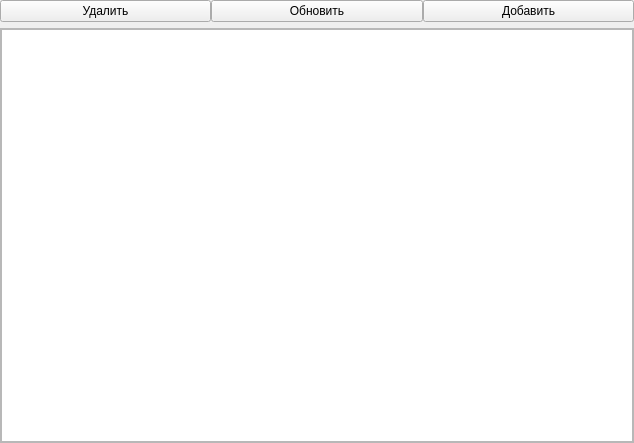
<?xml version="1.0" encoding="UTF-8"?>
<ui version="4.0">
 <class>Form</class>
 <widget class="QWidget" name="Form">
  <property name="geometry">
   <rect>
    <x>0</x>
    <y>0</y>
    <width>634</width>
    <height>443</height>
   </rect>
  </property>
  <property name="windowTitle">
   <string>Form</string>
  </property>
  <layout class="QGridLayout" name="gridLayout">
   <property name="leftMargin">
    <number>0</number>
   </property>
   <property name="topMargin">
    <number>0</number>
   </property>
   <property name="rightMargin">
    <number>0</number>
   </property>
   <property name="bottomMargin">
    <number>0</number>
   </property>
   <property name="horizontalSpacing">
    <number>0</number>
   </property>
   <item row="0" column="0">
    <layout class="QHBoxLayout" name="horizontalLayout">
     <item>
      <widget class="QPushButton" name="pushButton_3">
       <property name="text">
        <string>Удалить</string>
       </property>
      </widget>
     </item>
     <item>
      <widget class="QPushButton" name="pushButton_2">
       <property name="text">
        <string>Обновить</string>
       </property>
      </widget>
     </item>
     <item>
      <widget class="QPushButton" name="pushButton">
       <property name="text">
        <string>Добавить</string>
       </property>
      </widget>
     </item>
    </layout>
   </item>
   <item row="1" column="0">
    <widget class="QScrollArea" name="scrollArea">
     <property name="widgetResizable">
      <bool>true</bool>
     </property>
     <widget class="QWidget" name="scrollAreaWidgetContents">
      <property name="geometry">
       <rect>
        <x>0</x>
        <y>0</y>
        <width>632</width>
        <height>403</height>
       </rect>
      </property>
      <layout class="QGridLayout" name="gridLayout_2">
       <property name="leftMargin">
        <number>0</number>
       </property>
       <property name="topMargin">
        <number>0</number>
       </property>
       <property name="rightMargin">
        <number>0</number>
       </property>
       <property name="bottomMargin">
        <number>0</number>
       </property>
       <property name="spacing">
        <number>0</number>
       </property>
       <item row="0" column="0">
        <widget class="QTableWidget" name="tableWidget">
         <property name="sizePolicy">
          <sizepolicy hsizetype="Expanding" vsizetype="Expanding">
           <horstretch>0</horstretch>
           <verstretch>0</verstretch>
          </sizepolicy>
         </property>
        </widget>
       </item>
      </layout>
     </widget>
    </widget>
   </item>
  </layout>
 </widget>
 <resources/>
 <connections/>
</ui>
